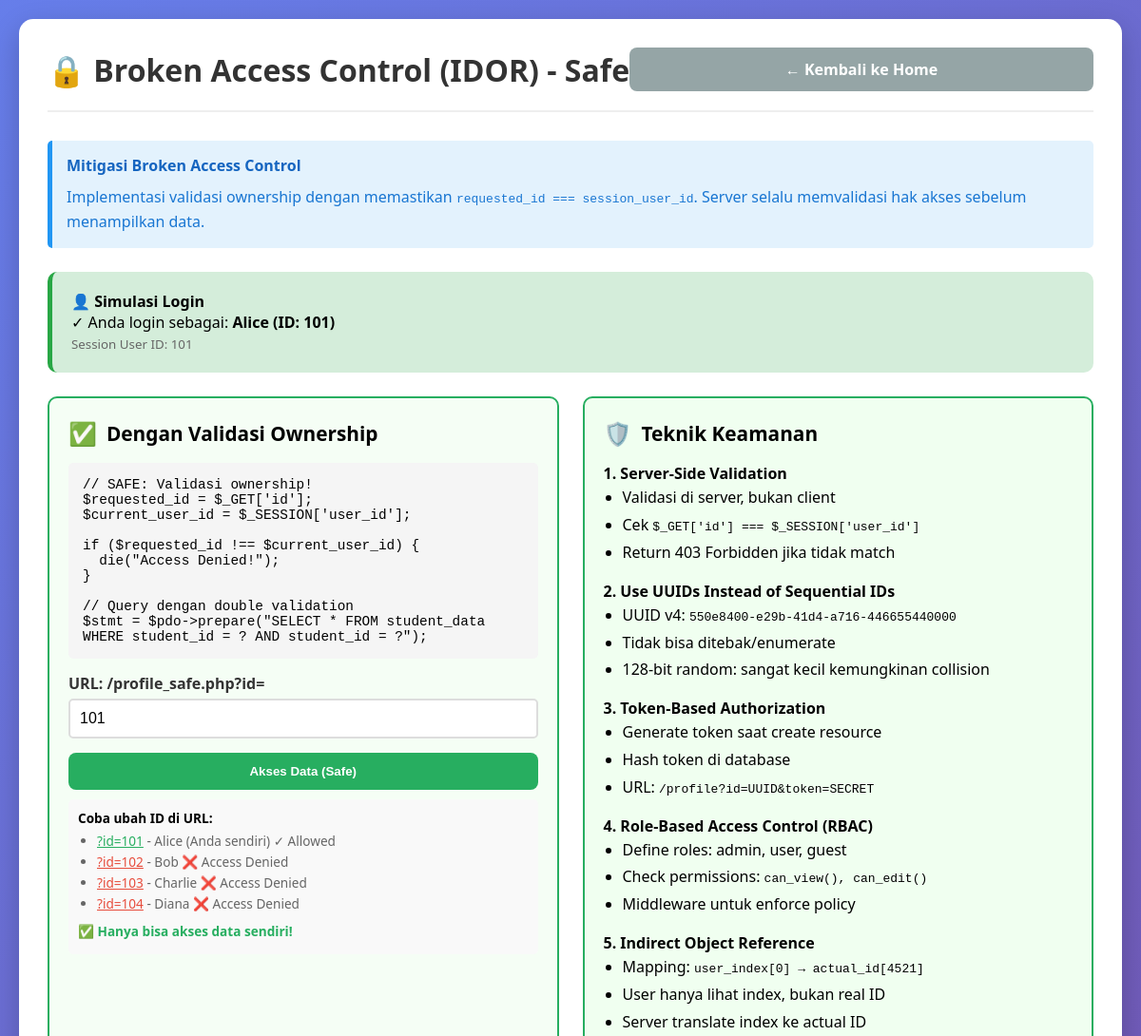
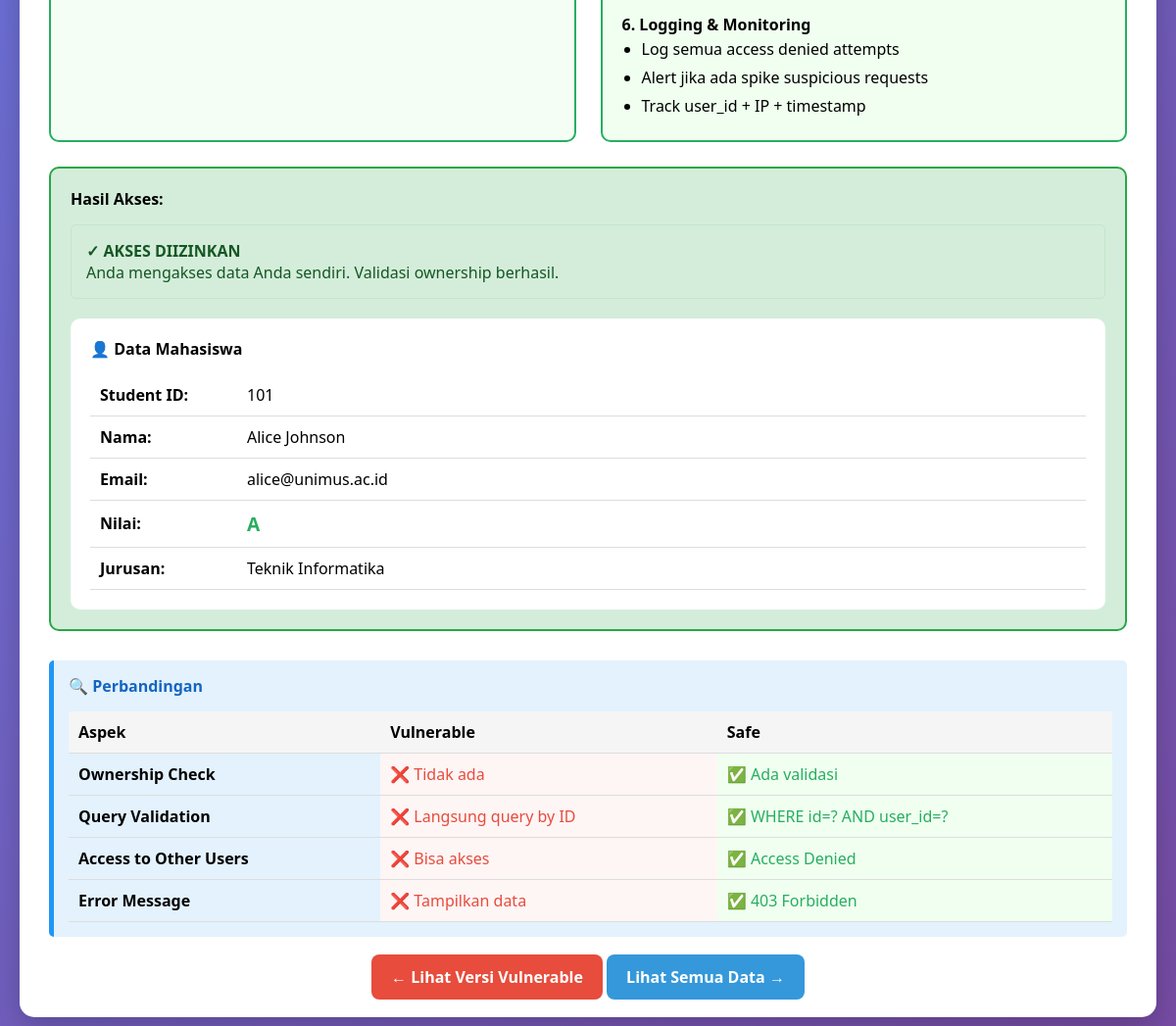
/bac/profile_safe.php?id=101, run on the app's committed database (2 pictures, top to bottom).
### tables this page shows
CREATE TABLE `student_data` (
  `id` int(11) NOT NULL,
  `student_id` varchar(10) NOT NULL,
  `name` varchar(100) NOT NULL,
  `email` varchar(100) DEFAULT NULL,
  `grade` varchar(5) DEFAULT NULL,
  `major` varchar(100) DEFAULT NULL,
  `created_at` timestamp NOT NULL DEFAULT current_timestamp()
);

### config.php (called while the page is built, shortened)
<?php
function safe_output($string) {
    return htmlspecialchars($string, ENT_QUOTES, 'UTF-8');
}
?>

### bac/profile_safe.php (the view, shortened to what this page needs)
<?php
require_once '../config.php';
$result = null;
$access_granted = false;
$access_denied = false;
if (isset($_GET['id'])) {
    $requested_id = $_GET['id'];
    $current_user_id = $_SESSION['current_user_id'];
    if ($requested_id !== $current_user_id) {
        $access_denied = true;
    } else {
        $stmt = $pdo->prepare("SELECT * FROM student_data WHERE student_id = ? AND student_id = ?");
        $stmt->execute([$requested_id, $current_user_id]);
        $result = $stmt->fetch();
        if ($result) {
            $access_granted = true;
        }
    }
}
?>
<!DOCTYPE html>
<html lang="id">
<head>
    <link rel="stylesheet" href="../assets/css/style.css">
</head>
<body>
    <div class="container">
        <div class="lab-page">
            <div class="lab-header">
                <h1 class="lab-title">🔒 Broken Access Control (IDOR) - Safe</h1>
                <a href="../index.php" class="btn btn-secondary">← Kembali ke Home</a>
            </div>
            <div class="info-box">
                <h4>Mitigasi Broken Access Control</h4>
                <p>Implementasi validasi ownership dengan memastikan <code>requested_id === session_user_id</code>. Server selalu memvalidasi hak akses sebelum menampilkan data.</p>
            </div>
            <div style="background: #d4edda; padding: 20px; border-radius: 10px; margin-bottom: 25px; border-left: 5px solid #28a745;">
                <h4>👤 Simulasi Login</h4>
                <p style="margin-bottom: 0;">✓ Anda login sebagai: <strong><?= $_SESSION['current_user_name'] ?> (ID: <?= $_SESSION['current_user_id'] ?>)</strong></p>
                <small style="color: #666;">Session User ID: <?= $_SESSION['current_user_id'] ?></small>
            </div>
            <div class="demo-section">
                <div class="demo-box safe">
                    <div class="demo-header">
                        <span style="font-size: 1.5rem;">✅</span>
                        <h3>Dengan Validasi Ownership</h3>
                    </div>
                    <div class="code-box">
                        // SAFE: Validasi ownership!<br>
                        $requested_id = $_GET['id'];<br>
                        $current_user_id = $_SESSION['user_id'];<br><br>
                        if ($requested_id !== $current_user_id) {<br>
                        &nbsp;&nbsp;die("Access Denied!");<br>
                        }<br><br>
                        // Query dengan double validation<br>
                        $stmt = $pdo->prepare("SELECT * FROM student_data WHERE student_id = ? AND student_id = ?");
                    </div>
                    <form method="GET">
                        <div class="form-group">
                            <label>URL: /profile_safe.php?id=</label>
                            <input type="text" name="id" class="form-control" value="<?= isset($_GET['id']) ? safe_output($_GET['id']) : '101' ?>" placeholder="Student ID">
                        </div>
                        <button type="submit" class="btn btn-success" style="width: 100%;">Akses Data (Safe)</button>
                    </form>
                    <div class="payload-list">
                        <p><strong>Coba ubah ID di URL:</strong></p>
                        <ul>
                            <li><a href="?id=101" style="color: #27ae60;">?id=101</a> - Alice (Anda sendiri) ✓ Allowed</li>
                            <li><a href="?id=102" style="color: #e74c3c;">?id=102</a> - Bob ❌ Access Denied</li>
                            <li><a href="?id=103" style="color: #e74c3c;">?id=103</a> - Charlie ❌ Access Denied</li>
                            <li><a href="?id=104" style="color: #e74c3c;">?id=104</a> - Diana ❌ Access Denied</li>
                        </ul>
                        <p style="color: #27ae60; font-weight: 600; margin-top: 10px;">✅ Hanya bisa akses data sendiri!</p>
                    </div>
                </div>
                <div class="demo-box" style="border-color: #27ae60; background: #f0fff0;">
                    <div class="demo-header">
                        <span style="font-size: 1.5rem;">🛡️</span>
                        <h3>Teknik Keamanan</h3>
                    </div>
                    <p><strong>1. Server-Side Validation</strong></p>
                    <ul style="margin-left: 20px; line-height: 1.8;">
                        <li>Validasi di server, bukan client</li>
                        <li>Cek <code>$_GET['id'] === $_SESSION['user_id']</code></li>
                        <li>Return 403 Forbidden jika tidak match</li>
                    </ul>
                    <p style="margin-top: 15px;"><strong>2. Use UUIDs Instead of Sequential IDs</strong></p>
                    <ul style="margin-left: 20px; line-height: 1.8;">
                        <li>UUID v4: <code>550e8400-e29b-41d4-a716-446655440000</code></li>
                        <li>Tidak bisa ditebak/enumerate</li>
                        <li>128-bit random: sangat kecil kemungkinan collision</li>
                    </ul>
                    <p style="margin-top: 15px;"><strong>3. Token-Based Authorization</strong></p>
                    <ul style="margin-left: 20px; line-height: 1.8;">
                        <li>Generate token saat create resource</li>
                        <li>Hash token di database</li>
                        <li>URL: <code>/profile?id=UUID&token=SECRET</code></li>
                    </ul>
                    <p style="margin-top: 15px;"><strong>4. Role-Based Access Control (RBAC)</strong></p>
                    <ul style="margin-left: 20px; line-height: 1.8;">
                        <li>Define roles: admin, user, guest</li>
                        <li>Check permissions: <code>can_view(), can_edit()</code></li>
                        <li>Middleware untuk enforce policy</li>
                    </ul>
                    <p style="margin-top: 15px;"><strong>5. Indirect Object Reference</strong></p>
                    <ul style="margin-left: 20px; line-height: 1.8;">
                        <li>Mapping: <code>user_index[0] → actual_id[4521]</code></li>
                        <li>User hanya lihat index, bukan real ID</li>
                        <li>Server translate index ke actual ID</li>
                    </ul>
                    <p style="margin-top: 15px;"><strong>6. Logging & Monitoring</strong></p>
                    <ul style="margin-left: 20px; line-height: 1.8;">
                        <li>Log semua access denied attempts</li>
                        <li>Alert jika ada spike suspicious requests</li>
                        <li>Track user_id + IP + timestamp</li>
                    </ul>
                </div>
            </div>
            <?php if (isset($_GET['id'])): ?>
                <div class="result-box <?= $access_granted ? 'success' : 'danger' ?>">
                    <h4>Hasil Akses:</h4>
                    <?php if ($access_denied): ?>
                        <div class="alert alert-danger">
                            <strong>🚫 ACCESS DENIED!</strong><br>
                            Anda tidak memiliki hak akses ke data ini. Server memvalidasi bahwa <code>requested_id (<?= safe_output($requested_id) ?>)</code> ≠ <code>session_user_id (<?= $_SESSION['current_user_id'] ?>)</code>
                        </div>
                        <div style="background: #fff3cd; padding: 15px; border-radius: 5px; margin-top: 15px; border-left: 4px solid #ffc107;">
                            <strong>🔒 Keamanan:</strong><br>
                            Server melakukan pengecekan ownership sebelum query database.
                            Meskipun ID valid, akses ditolak karena bukan milik user yang login.
                        </div>
                    <?php elseif ($access_granted): ?>
                        <div class="alert alert-success">
                            <strong>✓ AKSES DIIZINKAN</strong><br>
                            Anda mengakses data Anda sendiri. Validasi ownership berhasil.
                        </div>
                        <div style="background: white; padding: 20px; border-radius: 10px; margin-top: 15px;">
                            <h4>👤 Data Mahasiswa</h4>
                            <table class="data-table">
                                <tr>
                                    <td style="width: 150px;"><strong>Student ID:</strong></td>
                                    <td><?= safe_output($result['student_id']) ?></td>
                                </tr>
                                <tr>
                                    <td><strong>Nama:</strong></td>
                                    <td><?= safe_output($result['name']) ?></td>
                                </tr>
                                <tr>
                                    <td><strong>Email:</strong></td>
                                    <td><?= safe_output($result['email']) ?></td>
                                </tr>
                                <tr>
                                    <td><strong>Nilai:</strong></td>
                                    <td><strong style="font-size: 1.2rem; color: #27ae60;"><?= safe_output($result['grade']) ?></strong></td>
                                </tr>
                                <tr>
                                    <td><strong>Jurusan:</strong></td>
                                    <td><?= safe_output($result['major']) ?></td>
                                </tr>
                            </table>
                        </div>
                    <?php endif; ?>
                </div>
            <?php endif; ?>
            <div class="info-box" style="margin-top: 30px;">
                <h4>🔍 Perbandingan</h4>
                <table class="data-table">
                    <thead>
                        <tr>
                            <th>Aspek</th>
                            <th>Vulnerable</th>
                            <th>Safe</th>
                        </tr>
                    </thead>
                    <tbody>
                        <tr>
                            <td><strong>Ownership Check</strong></td>
                            <td style="background: #fef5f5; color: #e74c3c;">❌ Tidak ada</td>
                            <td style="background: #f0fff0; color: #27ae60;">✅ Ada validasi</td>
                        </tr>
                        <tr>
                            <td><strong>Query Validation</strong></td>
                            <td style="background: #fef5f5; color: #e74c3c;">❌ Langsung query by ID</td>
                            <td style="background: #f0fff0; color: #27ae60;">✅ WHERE id=? AND user_id=?</td>
                        </tr>
                        <tr>
                            <td><strong>Access to Other Users</strong></td>
                            <td style="background: #fef5f5; color: #e74c3c;">❌ Bisa akses</td>
                            <td style="background: #f0fff0; color: #27ae60;">✅ Access Denied</td>
                        </tr>
                        <tr>
                            <td><strong>Error Message</strong></td>
                            <td style="background: #fef5f5; color: #e74c3c;">❌ Tampilkan data</td>
                            <td style="background: #f0fff0; color: #27ae60;">✅ 403 Forbidden</td>
                        </tr>
                    </tbody>
                </table>
            </div>
            <div style="margin-top: 30px; text-align: center;">
                <a href="profile_vulnerable.php?id=101" class="btn btn-danger">← Lihat Versi Vulnerable</a>
                <a href="data.php" class="btn btn-info">Lihat Semua Data →</a>
            </div>
        </div>
    </div>
</body>
</html>

### assets/css/style.css (style rules this page uses)
* { margin: 0; padding: 0; box-sizing: border-box; }
body { font-family: 'Segoe UI', Tahoma, Geneva, Verdana, sans-serif; background: linear-gradient(135deg, #667eea 0%, #764ba2 100%); min-height: 100vh; padding: 20px; }
.container { max-width: 1200px; margin: 0 auto; }
.btn { padding: 12px 20px; border: none; border-radius: 8px; text-decoration: none; font-weight: 600; cursor: pointer; transition: all 0.3s ease; text-align: center; flex: 1; min-width: 120px; }
.btn-danger { background: #e74c3c; color: white; }
.btn-info { background: #3498db; color: white; }
.btn-success { background: #27ae60; color: white; }
.btn-secondary { background: #95a5a6; color: white; }
.lab-page { background: white; border-radius: 15px; padding: 30px; margin-bottom: 20px; box-shadow: 0 10px 30px rgba(0, 0, 0, 0.2); }
.lab-header { display: flex; justify-content: space-between; align-items: center; margin-bottom: 30px; padding-bottom: 20px; border-bottom: 2px solid #eee; }
.lab-title { font-size: 2rem; color: #333; }
.info-box { background: #e3f2fd; border-left: 5px solid #2196f3; padding: 15px; margin-bottom: 25px; border-radius: 5px; }
.info-box h4 { color: #1565c0; margin-bottom: 10px; }
.info-box p { color: #1976d2; line-height: 1.6; }
.demo-section { display: grid; grid-template-columns: repeat(auto-fit, minmax(400px, 1fr)); gap: 25px; margin-bottom: 25px; }
.demo-box { border: 2px solid #ddd; border-radius: 10px; padding: 20px; }
.demo-box.safe { border-color: #27ae60; background: #f5fef5; }
.demo-header { display: flex; align-items: center; gap: 10px; margin-bottom: 15px; }
.demo-header h3 { font-size: 1.3rem; }
.code-box { background: #f5f5f5; padding: 15px; border-radius: 5px; font-family: 'Courier New', monospace; font-size: 0.9rem; overflow-x: auto; margin-bottom: 15px; }
.form-group { margin-bottom: 15px; }
.form-group label { display: block; margin-bottom: 5px; font-weight: 600; color: #333; }
.form-control { width: 100%; padding: 10px; border: 2px solid #ddd; border-radius: 5px; font-size: 1rem; }
.payload-list { background: #f9f9f9; padding: 10px; border-radius: 5px; margin-top: 10px; }
.payload-list p { font-weight: 600; margin-bottom: 5px; font-size: 0.85rem; }
.payload-list ul { margin-left: 20px; font-size: 0.85rem; }
.payload-list li { margin-bottom: 3px; color: #666; }
.result-box { padding: 20px; border-radius: 10px; margin-top: 20px; }
.result-box.success { background: #d4edda; border: 2px solid #28a745; }
.result-box h4 { margin-bottom: 15px; }
.data-table { width: 100%; border-collapse: collapse; margin-top: 15px; }
.data-table th, .data-table td { padding: 10px; text-align: left; border-bottom: 1px solid #ddd; }
.data-table th { background: #f5f5f5; font-weight: 600; }
.alert { padding: 15px; border-radius: 5px; margin-bottom: 20px; }
.alert-success { background: #d4edda; border: 1px solid #c3e6cb; color: #155724; }

### data on the page
student_data: student "101", name "Alice Johnson", email "alice@unimus.ac.id", grade "A", major "Teknik Informatika"

### other printed values
$_SESSION['current_user_name'] "Alice"
$_SESSION['current_user_id'] "101"
